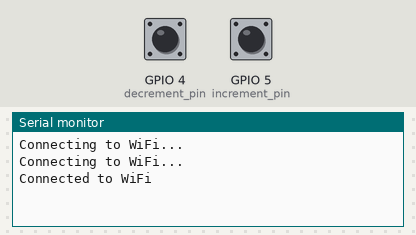
Bench run of a sketch on a simulated ESP8266 (NodeMCU). Parts: the last lines printed to the serial monitor. Inputs (shaded band) come from the test bench; at power-on: GPIO 4 (decrement_pin) HIGH, GPIO 5 (increment_pin) HIGH. WiFi joins after 1.5 s; servers stay silent unless stated.

Above: at 3.2 s.
3.3 s: GPIO 4 (decrement_pin) pulled LOW for 0.15 s
At 4.5 s:
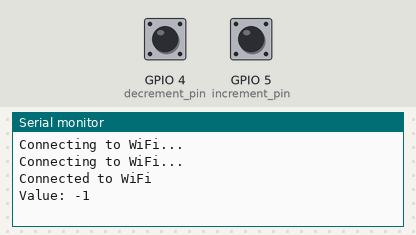
4.9 s: GPIO 5 (increment_pin) pulled LOW for 0.15 s
At 6.0 s:
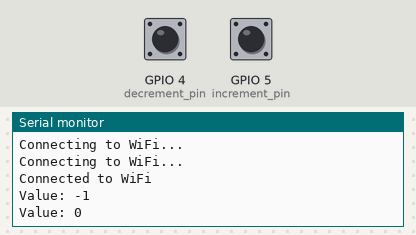
6.5 s: GPIO 4 (decrement_pin) pulled LOW for 1 s
At 7.8 s:
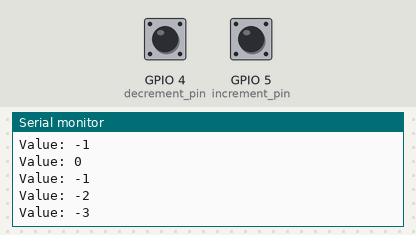
9.0 s: GPIO 5 (increment_pin) pulled LOW for 3.2 s
At 12.4 s:
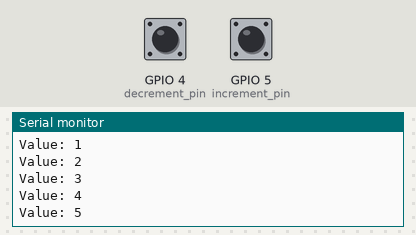
Timing chart, 0 to 13.9 s (numbered marks = the images above; inputs shaded):
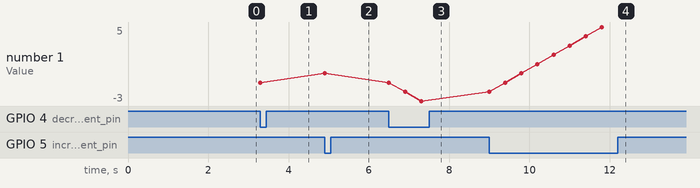

The sketch:

FirebaseCountDisplayIncrementDecrement.ino
```cpp
//#if defined(ESP32)
//#include <WiFi.h>
//#include <FirebaseESP32.h>
#include <ESP8266WiFi.h>
//#include <FirebaseESP32.h>
#include <FirebaseArduino.h>

#define ssid "TanzaClan"
#define password "Tanza042001*"
#define firebaseHost "jayvis-iot-app-default-rtdb.firebaseio.com"
#define firebaseAuth "cSSdpXd88OdLUtCX9YowQvkMabxcT0KVO9t67FkV"

// initialize the value
int value = 0;

// set up the pins for the buttons
#define increment_pin 5
#define decrement_pin 4

void setup() {
  Serial.begin(9600);
  pinMode(increment_pin, INPUT_PULLUP);
  pinMode(decrement_pin, INPUT_PULLUP);
  WiFi.begin(ssid, password);

  while (WiFi.status() != WL_CONNECTED) {
    delay(1000);
    Serial.println("Connecting to WiFi...");
  }

  Serial.println("Connected to WiFi");

  Firebase.begin(firebaseHost, firebaseAuth);
}

void increment() {
  value = value + 1;
  Serial.print("Value: ");
  Serial.println(value);
  Firebase.setInt("Registered Users/Xt8ZZFMRtwMG2iUerLpYicwxtjI3/counts", value);
}

// function to decrement the value
void decrement() {
  value = value - 1;
  Serial.print("Value: ");
  Serial.println(value);
  Firebase.setInt("Registered Users/Xt8ZZFMRtwMG2iUerLpYicwxtjI3/counts", value);
}

void loop() {
  // check if the increment button is pressed
  if (digitalRead(increment_pin) == LOW) {
    increment();
    //Serial.print("Value: ",increment());
    delay(250); // add a delay to debounce the button
  }
  // check if the decrement button is pressed
  if (digitalRead(decrement_pin) == LOW) {
    decrement();
    //Serial.print("Value: ",decrement());
    delay(250); // add a delay to debounce the button
  }
}
```

Measured:
- after the input at 3.3 s, the serial monitor: prints a new line at once (image 1)
- after the input at 4.9 s, the serial monitor: prints a new line at once (image 2)
- after the input at 6.5 s, the serial monitor: prints a new line at once (image 3)
- after the input at 9.0 s, the serial monitor: prints a new line after 0.80 s (image 4)
- plotted number 1: -1 → 0 after the input at 4.9 s, 0 → -3 after the input at 6.5 s, -3 → 5 after the input at 9.0 s
